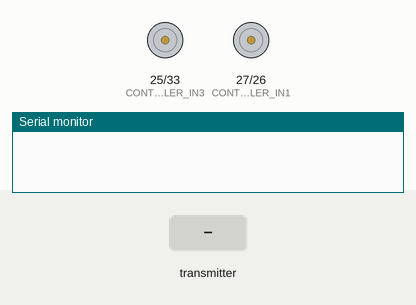
Recording of a sketch running on a simulated ESP32. Parts: motor-driver pin pairs drawn as motors (green arrow = first pin HIGH = forward, orange = second pin HIGH = backward, longer = more drive), the last lines printed to the serial monitor. The test bench sets the inputs (shaded band).

Above: at 1.2 s.
1.3 s: the transmitter starts sending forwards = 1
At 2.3 s:
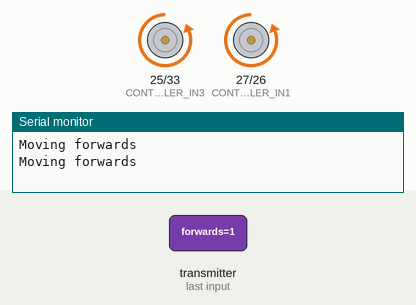
2.8 s: the transmitter starts sending forwards = 0
At 3.4 s:
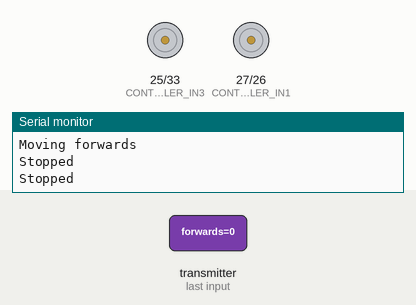
4.8 s: the transmitter starts sending backwards = 1
At 6.0 s:
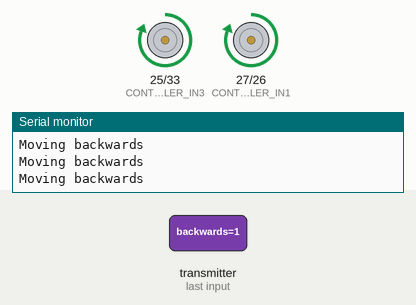
6.3 s: the transmitter starts sending backwards = 0
At 7.3 s:
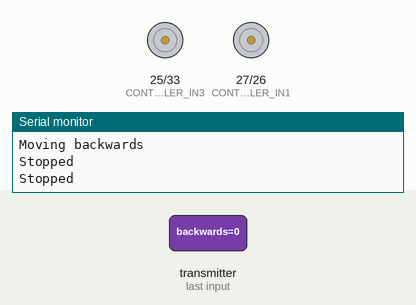
7.8 s: the transmitter starts sending clockwise = 1
At 8.4 s:
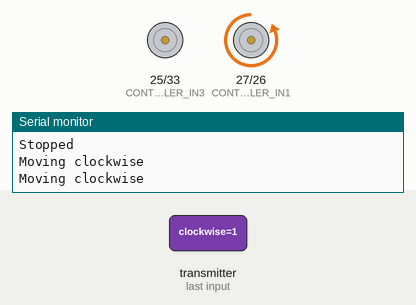
9.3 s: the transmitter starts sending clockwise = 0
At 10.8 s:
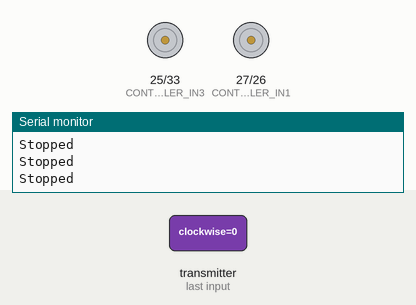
Timing chart, 0 to 11.8 s (numbered marks = the images above; inputs shaded):
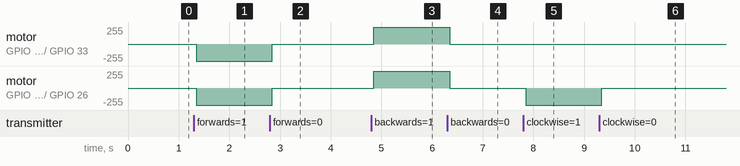

Measured:
- after the input at 1.3 s, motor on GPIO 25 (CONTROLLER_IN3) / GPIO 33 (CONTROLLER_IN4), motor on GPIO 27 (CONTROLLER_IN1) / GPIO 26 (CONTROLLER_IN2): stopped → backward 255/255 after 0.05 s
- after the input at 2.8 s, motor on GPIO 25 (CONTROLLER_IN3) / GPIO 33 (CONTROLLER_IN4), motor on GPIO 27 (CONTROLLER_IN1) / GPIO 26 (CONTROLLER_IN2): backward 255/255 → stopped after 0.05 s
- after the input at 4.8 s, motor on GPIO 25 (CONTROLLER_IN3) / GPIO 33 (CONTROLLER_IN4), motor on GPIO 27 (CONTROLLER_IN1) / GPIO 26 (CONTROLLER_IN2): stopped → forward 255/255 after 0.05 s
- after the input at 6.3 s, motor on GPIO 25 (CONTROLLER_IN3) / GPIO 33 (CONTROLLER_IN4), motor on GPIO 27 (CONTROLLER_IN1) / GPIO 26 (CONTROLLER_IN2): forward 255/255 → stopped after 0.05 s
- after the input at 7.8 s, motor on GPIO 27 (CONTROLLER_IN1) / GPIO 26 (CONTROLLER_IN2): stopped → backward 255/255 after 0.05 s
- after the input at 9.3 s, motor on GPIO 27 (CONTROLLER_IN1) / GPIO 26 (CONTROLLER_IN2): backward 255/255 → stopped after 0.05 s

The sketch:

final_rollie.ino
```cpp
// Library imports for ESP-NOW communication
#include <esp_now.h>
#include <WiFi.h>


// L298N motor controller Pins
#define CONTROLLER_IN1 27
#define CONTROLLER_IN2 26
#define CONTROLLER_IN3 25
#define CONTROLLER_IN4 33


// Structure to receive gyro data
//  (one-hot encoding of movement directions)
typedef struct gyro_data {
  bool forwards;
  bool backwards;
  bool clockwise;
  bool counterclockwise;
} gyro_data;

// Create a gyro_data struct to receive and store the current values
gyro_data myData;


// Callback function to print MPU-6050 readings when data is sent
void OnDataRecv(const uint8_t *mac, const uint8_t *incomingData, int len) {
  // Copy the incoming data to the myData variable
  memcpy(&myData, incomingData, sizeof(myData));

  // Move GBBO according to the tilt of the glove
  if (myData.forwards) {
    // Move Rollie forwards
    digitalWrite(CONTROLLER_IN1, LOW);
    digitalWrite(CONTROLLER_IN2, HIGH);
    digitalWrite(CONTROLLER_IN3, LOW);
    digitalWrite(CONTROLLER_IN4, HIGH);
    Serial.println("Moving forwards");
  } else if (myData.backwards) {
    // Move Rollie backwards
    digitalWrite(CONTROLLER_IN1, HIGH);
    digitalWrite(CONTROLLER_IN2, LOW);
    digitalWrite(CONTROLLER_IN3, HIGH);
    digitalWrite(CONTROLLER_IN4, LOW);
    Serial.println("Moving backwards");
  } else if (myData.clockwise) {
    // Turn GBBO clockwise
    digitalWrite(CONTROLLER_IN1, LOW);
    digitalWrite(CONTROLLER_IN2, HIGH);
    digitalWrite(CONTROLLER_IN3, LOW);
    digitalWrite(CONTROLLER_IN4, LOW);
    Serial.println("Moving clockwise");
  } else if (myData.counterclockwise) {
    // Turn GBBO counterclockwise
    digitalWrite(CONTROLLER_IN1, LOW);
    digitalWrite(CONTROLLER_IN2, LOW);
    digitalWrite(CONTROLLER_IN3, LOW);
    digitalWrite(CONTROLLER_IN4, HIGH);
    Serial.println("Moving counterclockwise");
  } else {
    // Stop GBBO
    digitalWrite(CONTROLLER_IN1, LOW);
    digitalWrite(CONTROLLER_IN2, LOW);
    digitalWrite(CONTROLLER_IN3, LOW);
    digitalWrite(CONTROLLER_IN4, LOW);
    Serial.println("Stopped");
  }


  // Add delay in between data reads in order to avoid task
  //  watchdog error
  //  (https://github.com/espressif/arduino-esp32/issues/3871)
  delay(1);
}


void setup() {
  // Set upload speed
  Serial.begin(115200);

  // Set device as a Wi-Fi station
  WiFi.mode(WIFI_STA);

  // Initialize ESP-NOW and check for errors
  if (esp_now_init() != ESP_OK) {
    Serial.println("Error initializing ESP-NOW");
    return;
  }

  // When ESP-NOW is fulled intialized, register our callback function on receive
  esp_now_register_recv_cb(OnDataRecv);


  // Set the motor pins as outputs
  pinMode(CONTROLLER_IN1, OUTPUT);
  pinMode(CONTROLLER_IN2, OUTPUT);
  pinMode(CONTROLLER_IN3, OUTPUT);
  pinMode(CONTROLLER_IN4, OUTPUT);
}


void loop() {

}


// References and Copyrights
/*
  Rui Santos
  Complete project details at https://RandomNerdTutorials.com/esp-now-esp32-arduino-ide/

  Permission is hereby granted, free of charge, to any person obtaining a copy
  of this software and associated documentation files.

  The above copyright notice and this permission notice shall be included in all
  copies or substantial portions of the Software.
*/
```
